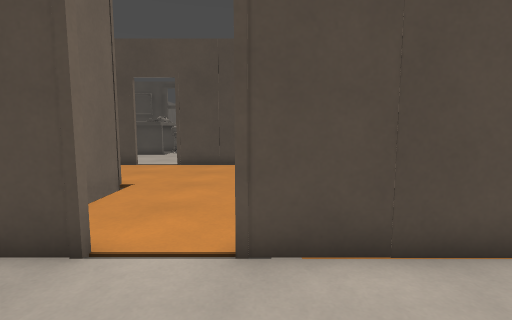
View 1 (above)

18 first-person views from a walk through a level from a Godot 3-D game. The camera is 1.3 m above the floor, tilts 6° down and sees 85° across. The floor is counted in squares, 0.72 m on a side. Each view is taken from the middle of a square. On the plan, view 1 faces up. The plan holds only what a view shows up to about 16 squares ahead; the rest is blank. The place goes on beyond the plan. Surface patterns are stand-ins for the level's own textures.

View 2
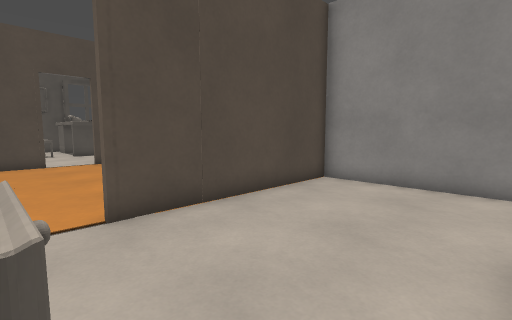

View 3
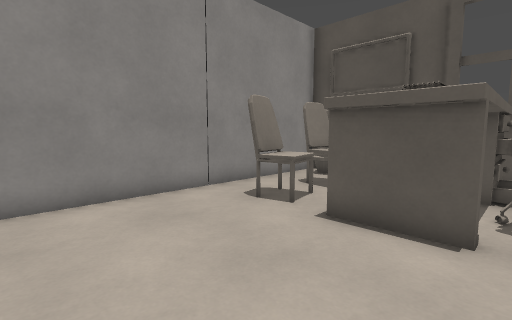

View 4
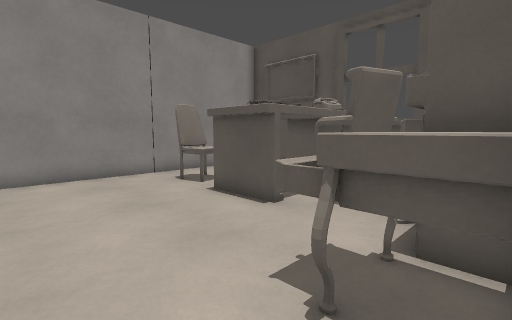

View 5
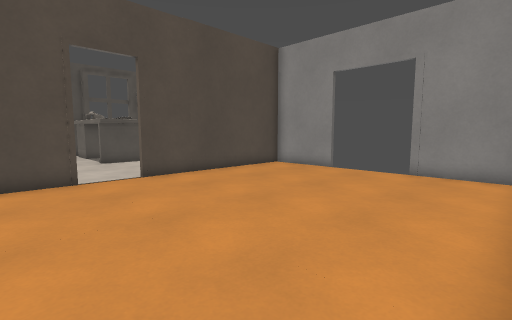

View 6
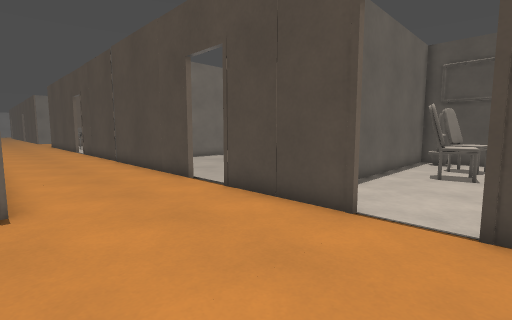

View 7
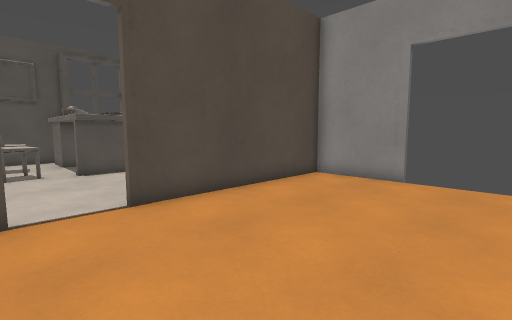

View 8
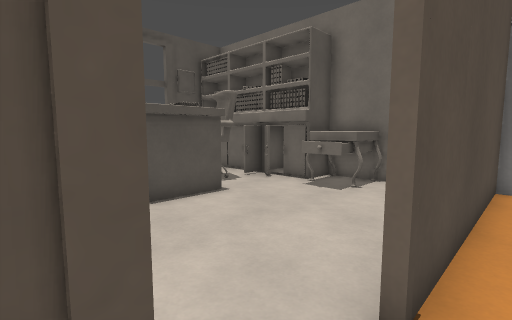

View 9
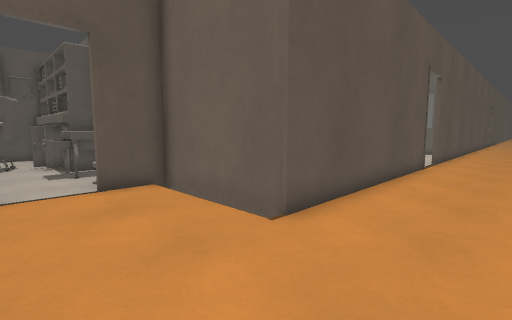

View 10
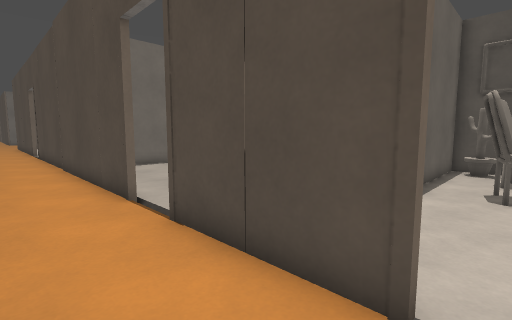

View 11
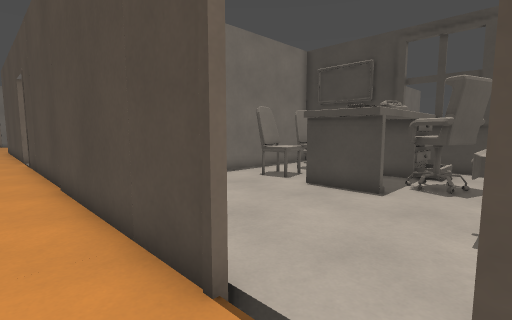

View 12
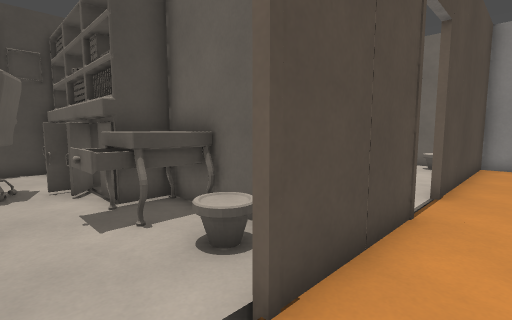

View 13
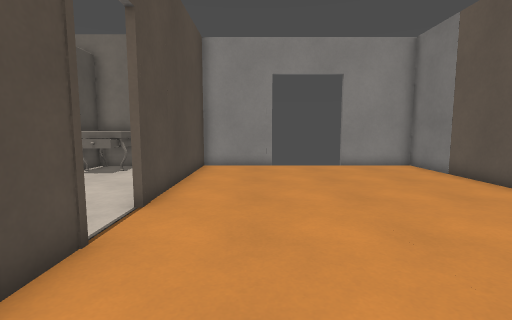

View 14
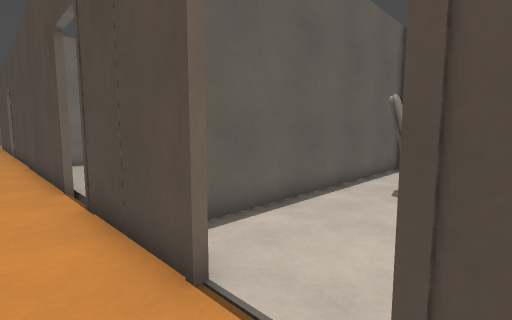

View 15
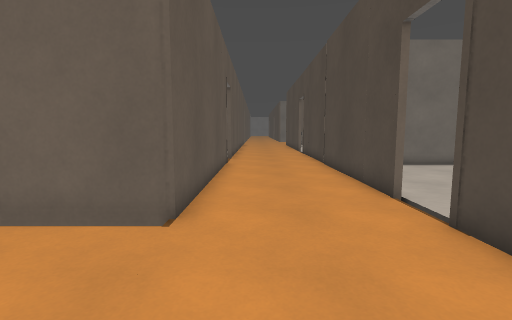

View 16
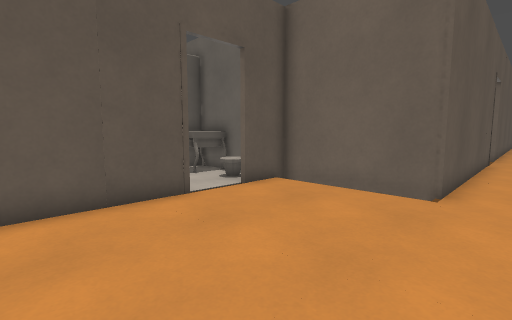

View 17
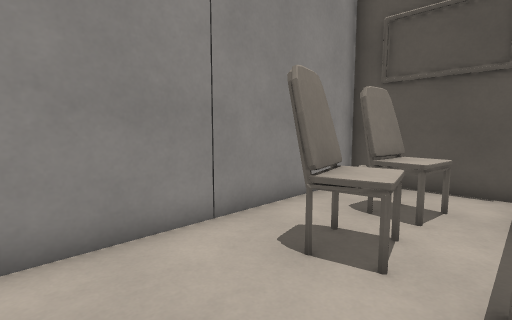

View 18
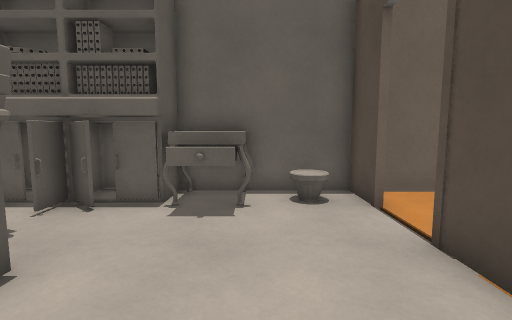

### Floor plan
Key: @ floor where view 1 was taken; # wall or solid block; x gap in a wall; . floor; = window, fence, low wall or low ledge; ^ raised ledge; O other object.
Columns run from 15 left of view 1 to 11 right of it. Each row starts with its distance up from view 1.
 27         #### ######
 26  ###    #..# #O#..#
 25  #.#   ##..# #..^.#
 24  #.#    ^^## #..^.^^
 23  #...   ^^## #....^    #
 22  #.#^.  ^#####.#^.^  ^###
 21  #.#^.^^^..###.#^.^^^...#
 20  #.........^##..........##
 19  #........=^ #.........^ ^
 18  #.........^^#.........^^^
 17  #...........#...........#
 16  #...........#..........O#
 15 #########..x####..#########
 14 ..........................#
 13 ..........................#
 12 ..........................#
 11 ..........................
 10 ..........................
  9 x########## ..............
  8           # ..............
  7            #..............#
  6            #..............#
  5           ##..............#
  4           ###..############
  3           #............#
  2           #.O..........#
  1           #.^..........#
  0            ^^^.@.......#
 -1            #^^.........#
 -2            ##...^^^....#
 -3            ####.^ ^^^..#
 -4              ##^^ ^=^..#
 -5               #^^ ^=^..#
 -6                ####^^#.#
 -7                   #. #.#
 -8                   ######

Positions as (right, up) in squares from view 1, and headings:
1: (0, 0), facing up
2: (-2, -2), facing up-right
3: (0, 3), facing down-right
4: (-4, 3), facing down-right
5: (-2, 4), facing up-right
6: (3, 9), facing up-left
7: (0, 8), facing up-right
8: (0, 14), facing up-right
9: (0, 13), facing down-left
10: (1, 12), facing up-left
11: (-4, 13), facing up-left
12: (-6, 13), facing up-right
13: (-4, 12), facing right
14: (3, 13), facing up-left
15: (1, 11), facing left
16: (4, 11), facing down-left
17: (3, 1), facing down-right
18: (4, 1), facing left
